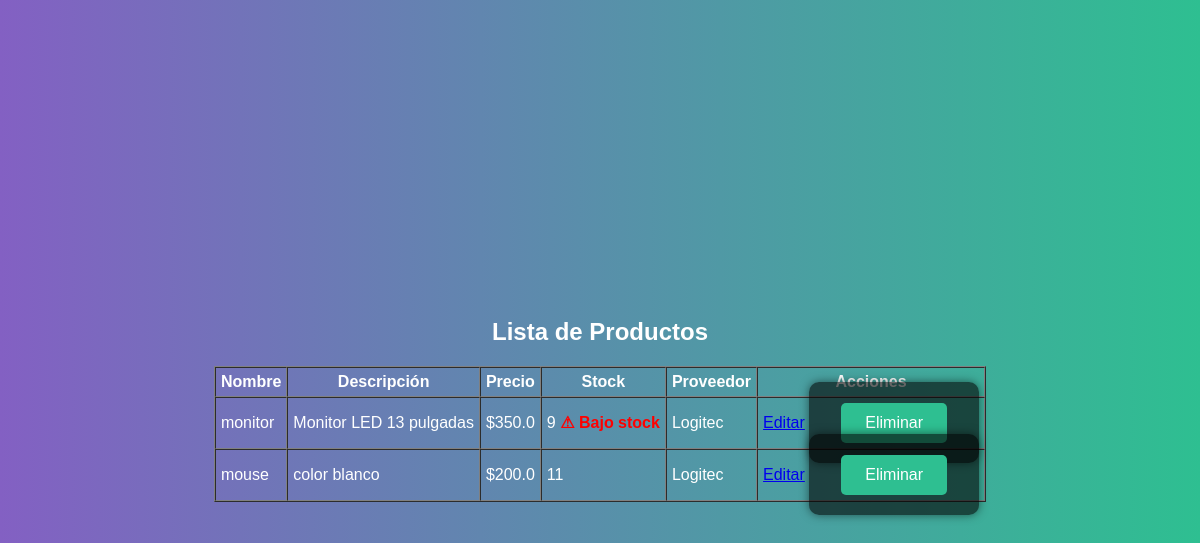
The page /productos (signed in) on the database as committed earlier.
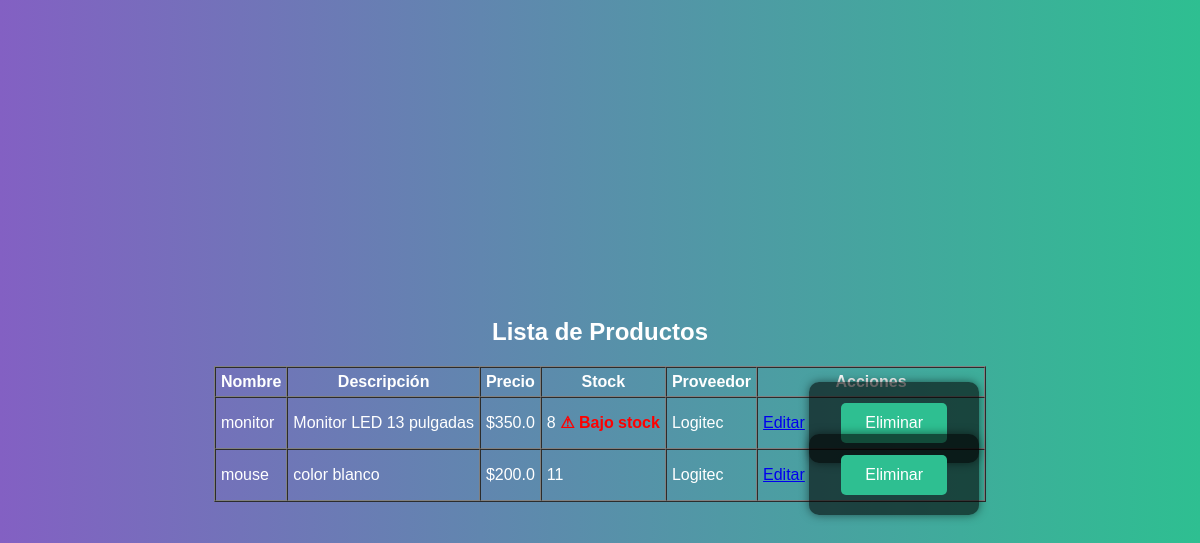
The same page on the database as committed later.
### app/models.py (models this page shows, shortened)
class Producto(db.Model):
    id = db.Column(db.Integer, primary_key=True)
    nombre = db.Column(db.String(150), nullable=False)
    descripcion = db.Column(db.Text)
    precio = db.Column(db.Float, nullable=False)
    stock = db.Column(db.Integer, nullable=False)
    stock_maximo = db.Column(db.Integer, nullable=False, default=100)
    proveedor_id = db.Column(db.Integer, db.ForeignKey('proveedor.id'), nullable=False)

class Proveedor(db.Model):
    id = db.Column(db.Integer, primary_key=True)
    nombre = db.Column(db.String(150), nullable=False)
    email = db.Column(db.String(120))
    telefono = db.Column(db.String(50))
    productos = db.relationship('Producto', backref='proveedor', lazy=True)

### app/routes.py (the view)
@main.route('/productos')
@login_required
def listar_productos():
    productos = Producto.query.all()
    return render_template('listar_productos.html', productos=productos)

### app/templates/listar_productos.html (shortened to what this page needs)
{% extends 'base.html' %}
{% block content %}
<h2>Lista de Productos</h2>
{% if productos %}
  <table border="1" cellpadding="5" cellspacing="0">
    <thead>
      <tr>
        <th>Nombre</th>
        <th>Descripción</th>
        <th>Precio</th>
        <th>Stock</th>
        <th>Proveedor</th>
        {% if current_user.role == 'admin' %}
          <th>Acciones</th>
        {% endif %}
      </tr>
    </thead>
    <tbody>
      {% for producto in productos %}
      <tr>
        <td>{{ producto.nombre }}</td>
        <td>{{ producto.descripcion }}</td>
        <td>${{ producto.precio }}</td>
        <td>
          {{ producto.stock }}
          {% if producto.stock <= producto.stock_maximo * 0.1 %}
          <span style="color: red; font-weight: bold;">⚠ Bajo stock </span>
        {% endif %}
        </td>
        <td>{{ producto.proveedor.nombre }}</td>
        {% if current_user.role == 'admin' %}
          <td>
            <a href="{{ url_for('main.editar_producto', id=producto.id) }}">Editar</a>
            <form action="{{ url_for('main.eliminar_producto', id=producto.id) }}" method="POST" style="display:inline;">
                <button type="submit" onclick="return confirm('¿Estás seguro de que deseas eliminar este producto?')">Eliminar</button>
            </form>
          </td>
        {% endif %}
      </tr>
      {% endfor %}
    </tbody>
  </table>
{% else %}
  <p>No hay productos registrados.</p>
{% endif %}
{% endblock %}

### app/templates/base.html (shortened to what this page needs)
<!doctype html>
<html lang="en">
<head>
    <link rel="stylesheet" href="{{ url_for('static', filename='styles.css') }}">
    <link rel="stylesheet" href="https://cdnjs.cloudflare.com/ajax/libs/animate.css/4.1.1/animate.min.css" />
</head>
<body>
    {% block content %}{% endblock %}
</body>
</html>

### app/static/styles.css (style rules this page uses)
body { margin: 0; padding: 0; font-family: 'Arial', sans-serif; background: linear-gradient(to right, #8360c3, #2ebf91); color: #fff; min-height: 100vh; display: flex; flex-direction: column; align-items: center; justify-content: center; }
form { background: rgba(0, 0, 0, 0.6); padding: 2rem; border-radius: 10px; box-shadow: 0 0 10px rgba(0,0,0,0.5); animation: fadeIn 1s ease-in-out; }
button { background-color: #2ebf91; border: none; padding: 0.7rem 1.5rem; border-radius: 5px; cursor: pointer; color: white; font-size: 1rem; transition: background-color 0.3s ease; }

Rows that differ between the two databases and show on the page:
changed Producto "monitor": stock "9" → "8"
